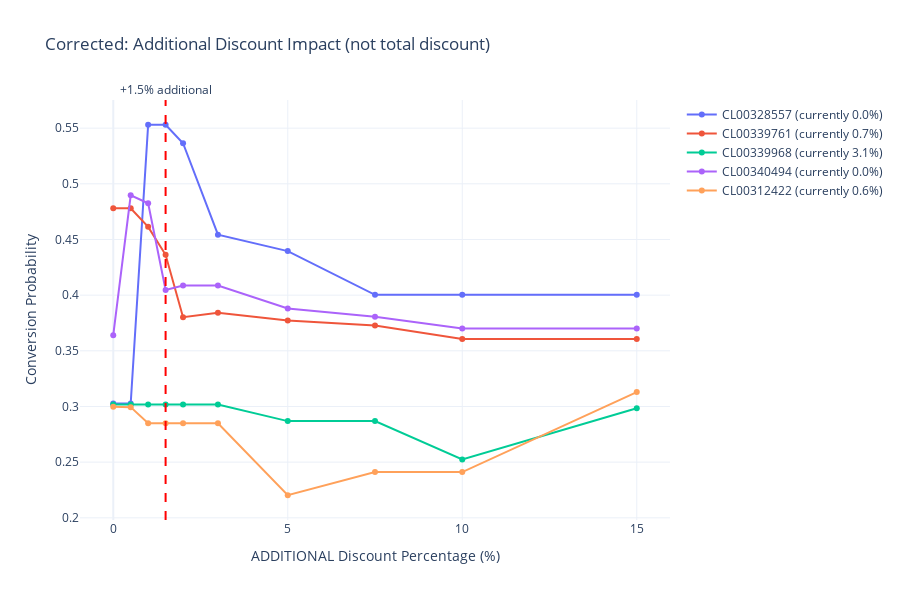

Write notebook code for a chart like this one.
### Code cell
# CORRECT THE DISCOUNT PLOTS TO SHOW ADDITIONAL DISCOUNT
print("\n=== CORRECTING PLOTS: SHOWING ADDITIONAL DISCOUNT ===")

# First, calculate current discounts for all customers
current_discounts = {}
for cust_id in selected_ids:
    cust_quotes = df_sim[df_sim['numero_compte'] == cust_id]
    if 'mt_remise_exceptionnelle_ht' in cust_quotes.columns:
        current_discount = abs(cust_quotes['mt_remise_exceptionnelle_ht'].sum())
        base_price = cust_quotes['mt_apres_remise_ht_devis'].sum()
        current_pct = (current_discount / base_price * 100) if base_price > 0 else 0
    else:
        current_pct = 0
    current_discounts[cust_id] = current_pct

print("Current discount percentages:")
for cust_id, pct in current_discounts.items():
    print(f"  {cust_id}: {pct:.1f}% discount")

# Update comparison_df to show ADDITIONAL discount, not total
comparison_df['additional_discount_pct'] = comparison_df['discount_pct']  # Rename for clarity
comparison_df['total_discount_pct'] = comparison_df['additional_discount_pct'] + comparison_df['customer_id'].map(current_discounts)

# Recreate the comparative chart with corrected labels
fig = go.Figure()

for cust_id in selected_ids:
    cust_data = comparison_df[comparison_df['customer_id'] == cust_id]
    current_pct = current_discounts[cust_id]
    
    fig.add_trace(go.Scatter(
        x=cust_data['additional_discount_pct'],  # X-axis: ADDITIONAL discount %
        y=cust_data['probability'],
        mode='lines+markers',
        name=f"{cust_id} (currently {current_pct:.1f}%)",
        hovertemplate=(
            f"Customer: {cust_id}<br>" +
            "Current discount: " + f"{current_pct:.1f}%<br>" +
            "Additional discount: %{x}%<br>" +
            "Total discount: %{customdata:.1f}%<br>" +
            "Probability: %{y:.3f}<br>" +
            "Δ from baseline: %{text:.3f}"
        ),
        customdata=cust_data['total_discount_pct'],  # Show total discount in hover
        text=cust_data['delta']
    ))

# Layout
fig.update_layout(
    title="Corrected: Additional Discount Impact (not total discount)",
    xaxis_title="ADDITIONAL Discount Percentage (%)",
    yaxis_title="Conversion Probability",
    hovermode="closest",
    template="plotly_white",
    height=600
)

# Add vertical line at 1.5% additional discount
fig.add_vline(x=1.5, line_dash="dash", line_color="red",
              annotation_text="+1.5% additional", annotation_position="top")

fig.show()

print("\n✓ Chart corrected: X-axis now shows ADDITIONAL discount %")
print("✓ Hover shows: Current discount + Additional discount = Total discount")
print("✓ This accurately reflects 'what if we add X% more discount'")

### Figure 1 — Plotly figure (JSON) as saved in the notebook; plotly's stock layout.template omitted (floating-point values rounded to 4 significant figures)
{"data": [{"customdata": [0.0, 0.5, 1.0, 1.5, 2.0, 3.0, 5.0, 7.5, 10.0, 15.0], "hovertemplate": "Customer: CL00328557<br>Current discount: 0.0%<br>Additional discount: %{x}%<br>Total discount: %{customdata:.1f}%<br>Probability: %{y:.3f}<br>Δ from baseline: %{text:.3f}", "mode": "lines+markers", "name": "CL00328557 (currently 0.0%)", "text": [0.0, 0.0, 0.2504, 0.2504, 0.2338, 0.1517, 0.1369, 0.0976, 0.0976, 0.0976], "type": "scatter", "x": [0.0, 0.5, 1.0, 1.5, 2.0, 3.0, 5.0, 7.5, 10.0, 15.0], "y": [0.3026, 0.3026, 0.553, 0.553, 0.5365, 0.4543, 0.4396, 0.4002, 0.4002, 0.4002]}, {"customdata": [0.6832, 1.183, 1.683, 2.183, 2.683, 3.683, 5.683, 8.183, 10.68, 15.68], "hovertemplate": "Customer: CL00339761<br>Current discount: 0.7%<br>Additional discount: %{x}%<br>Total discount: %{customdata:.1f}%<br>Probability: %{y:.3f}<br>Δ from baseline: %{text:.3f}", "mode": "lines+markers", "name": "CL00339761 (currently 0.7%)", "text": [0.0, 0.0, -0.01666, -0.04175, -0.0978, -0.09385, -0.1007, -0.1053, -0.1175, -0.1175], "type": "scatter", "x": [0.0, 0.5, 1.0, 1.5, 2.0, 3.0, 5.0, 7.5, 10.0, 15.0], "y": [0.478, 0.478, 0.4613, 0.4362, 0.3802, 0.3841, 0.3773, 0.3727, 0.3605, 0.3605]}, {"customdata": [3.134, 3.634, 4.134, 4.634, 5.134, 6.134, 8.134, 10.63, 13.13, 18.13], "hovertemplate": "Customer: CL00339968<br>Current discount: 3.1%<br>Additional discount: %{x}%<br>Total discount: %{customdata:.1f}%<br>Probability: %{y:.3f}<br>Δ from baseline: %{text:.3f}", "mode": "lines+markers", "name": "CL00339968 (currently 3.1%)", "text": [0.0, 0.0, 0.0, 0.0, 0.0, 0.0, -0.01498, -0.01498, -0.04945, -0.0035], "type": "scatter", "x": [0.0, 0.5, 1.0, 1.5, 2.0, 3.0, 5.0, 7.5, 10.0, 15.0], "y": [0.3018, 0.3018, 0.3018, 0.3018, 0.3018, 0.3018, 0.2869, 0.2869, 0.2524, 0.2983]}, {"customdata": [0.0, 0.5, 1.0, 1.5, 2.0, 3.0, 5.0, 7.5, 10.0, 15.0], "hovertemplate": "Customer: CL00340494<br>Current discount: 0.0%<br>Additional discount: %{x}%<br>Total discount: %{customdata:.1f}%<br>Probability: %{y:.3f}<br>Δ from baseline: %{text:.3f}", "mode": "lines+markers", "name": "CL00340494 (currently 0.0%)", "text": [0.1906, 0.3162, 0.309, 0.2312, 0.2352, 0.2352, 0.2146, 0.207, 0.1966, 0.1966], "type": "scatter", "x": [0.0, 0.5, 1.0, 1.5, 2.0, 3.0, 5.0, 7.5, 10.0, 15.0], "y": [0.364, 0.4897, 0.4825, 0.4047, 0.4087, 0.4087, 0.3881, 0.3805, 0.3701, 0.3701]}, {"customdata": [0.5929, 1.093, 1.593, 2.093, 2.593, 3.593, 5.593, 8.093, 10.59, 15.59], "hovertemplate": "Customer: CL00312422<br>Current discount: 0.6%<br>Additional discount: %{x}%<br>Total discount: %{customdata:.1f}%<br>Probability: %{y:.3f}<br>Δ from baseline: %{text:.3f}", "mode": "lines+markers", "name": "CL00312422 (currently 0.6%)", "text": [0.01994, 0.01965, 0.005098, 0.005098, 0.005098, 0.005098, -0.0595, -0.0387, -0.0387, 0.03317], "type": "scatter", "x": [0.0, 0.5, 1.0, 1.5, 2.0, 3.0, 5.0, 7.5, 10.0, 15.0], "y": [0.2997, 0.2994, 0.2849, 0.2849, 0.2849, 0.2849, 0.2203, 0.2411, 0.2411, 0.3129]}], "layout": {"annotations": [{"showarrow": false, "text": "+1.5% additional", "x": 1.5, "xanchor": "center", "xref": "x", "y": 1, "yanchor": "bottom", "yref": "y domain"}], "height": 600, "hovermode": "closest", "shapes": [{"line": {"color": "red", "dash": "dash"}, "type": "line", "x0": 1.5, "x1": 1.5, "xref": "x", "y0": 0, "y1": 1, "yref": "y domain"}], "title": {"text": "Corrected: Additional Discount Impact (not total discount)"}, "xaxis": {"title": {"text": "ADDITIONAL Discount Percentage (%)"}}, "yaxis": {"title": {"text": "Conversion Probability"}}}}
